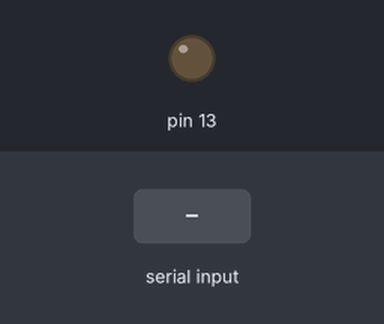
This sketch was run on a simulated Arduino Uno, built with avr-gcc and run on an emulated ATmega328P. Shown: output pins drawn as LEDs (lit = HIGH). Inputs (shaded band) come from the test bench.

Above: at 1.2 s.
1.3 s: "o" received over Serial
At 1.9 s:
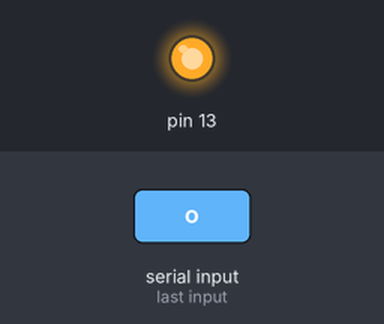
2.8 s: "1" received over Serial
At 3.1 s:
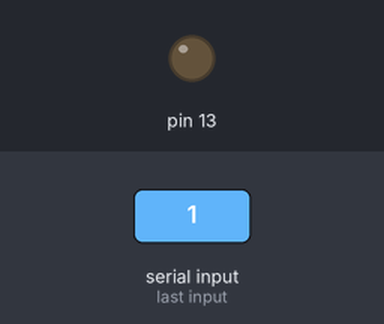
Timing chart, 0 to 5.8 s (numbered marks = the images above; inputs shaded):
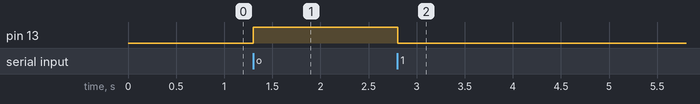

Measured:
- after the input at 1.3 s, pin 13: LOW → HIGH at once
- after the input at 2.8 s, pin 13: HIGH → LOW at once

The sketch:

main.ino
```cpp
int cmd = 0;

void setup() {
  Serial.begin(9600);
  pinMode(13,OUTPUT);
  digitalWrite(13,LOW);
}

void loop() {
  if (Serial.available() > 0) {
    cmd = Serial.read();
    // 入力値がoなら点灯, それ以外は消灯
    if(cmd=='o') digitalWrite(13, HIGH);
    else digitalWrite(13, LOW);
  }
  delay(10);
}
```
